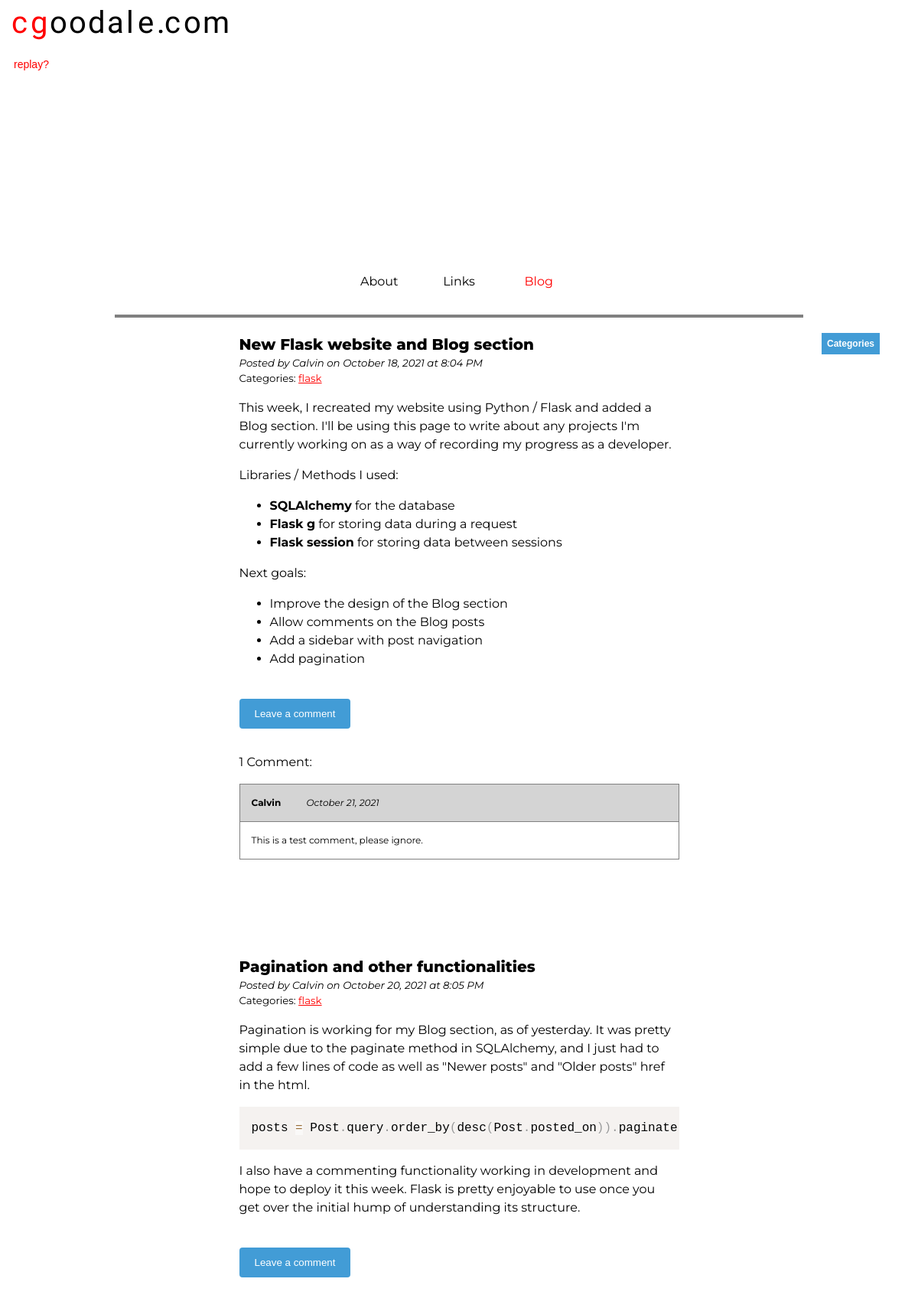
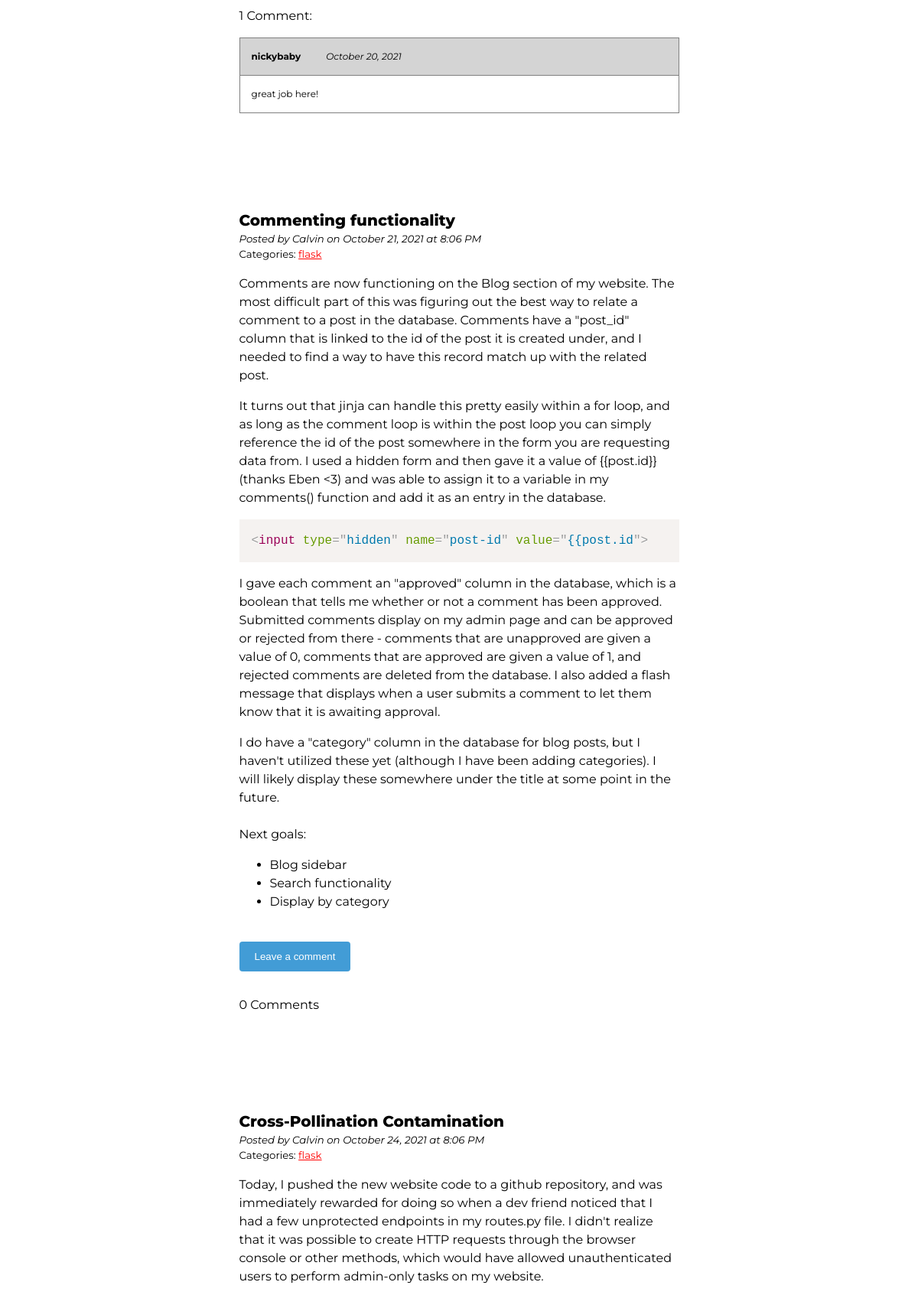
Screenshot of /blog/category/flask (upper part) with the database file from the repository (2 pictures, top to bottom).
### calblog/models.py (models this page shows, shortened)
class Post(db.Model):
    id = db.Column(db.Integer, primary_key=True)
    title = db.Column(db.String(100), nullable=False, unique=True)
    content = db.Column(db.Text, nullable=False)
    posted_on = db.Column(db.DateTime, nullable=False)
    categories = db.relationship('Categories', backref=db.backref('post',lazy=True, passive_deletes=True))
    comment_count = db.Column(db.Integer, nullable=False, default=0)
    comments = db.relationship('Comment', backref=db.backref('post',lazy=True, passive_deletes=True))

class Categories(db.Model):
    id = db.Column(db.Integer, primary_key=True)
    post_id = db.Column(db.Integer, db.ForeignKey('post.id', ondelete='CASCADE'), nullable=False)
    category = db.Column(db.String(100), nullable=False)

class Comment(db.Model):
    id = db.Column(db.Integer, primary_key=True)
    name = db.Column(db.String(25), unique=False, nullable=False)
    message = db.Column(db.Text, nullable=False)
    post_id = db.Column(db.Integer, db.ForeignKey('post.id', ondelete='CASCADE'), nullable=False)
    date_pub = db.Column(db.DateTime, nullable=False, default=datetime.utcnow)
    approved = db.Column(db.Boolean, default=False, nullable=False)

### calblog/routes.py (the view)
@app.route('/blog/category/<category>', methods=['GET'])
def category(category):
    page = request.args.get('page', 1, type=int)
    posts = Post.query.join(Categories, Categories.post_id == Post.id).filter(Categories.category == category).paginate(page, 5, False)
    comments = Comment.query.all()
    categories = Categories.query.all()
    unique_categories = Categories.query.with_entities(Categories.category).distinct()
    next_url = url_for('blog', page=posts.next_num) if posts.has_next else None
    prev_url = url_for('blog', page=posts.prev_num) if posts.has_prev else None
    return render_template('blog.html', posts=posts.items, comments=comments, next_url=next_url, prev_url=prev_url,  categories=categories, unique_categories=unique_categories)

### calblog/routes.py (called while the page is built)
@app.before_request
def before_request():
    print(session)
    g.user = None
    if 'user_id' in session:
        user = [x for x in get_users() if x.id == session['user_id']][0]
        g.user = user

### calblog/templates/blog.html (shortened to what this page needs)
{% extends 'base.html' %}
{% block body %}
<body>
    <section class="top">
        <div class="container">
	        {% include 'header.html' %}
	        <div class="navbar">
		        <ul>
        		  <li><a href="/">About</a></li>
        		  <li><a href="/links">Links</a></li>
        		  <li><a class="active" href="/blog">Blog</a></li>
	        	</ul>
        	</div>
	</section>
	<section class="middle">
	    <div class="container">
	        <article class="posts">
                <div class="categories">
                    <div class="dropdown">
                        <button class="dropbtn"><b>Categories</b></button>
                    </div>
                </div>
                <div class="post-section">
                    {% for post in posts %}
                    <h1 class="post-title">{{post.title}}</h1>
                    <p class="post-author"><i>Posted by Calvin on {{post.posted_on.strftime('%B %d, %Y at %-I:%M %p')}}</i></p>
                    <p class="post-category">Categories:
                    {% for category in categories %}
                        {% if category.post_id == post.id %}
                            <a href="/blog/category/{{category.category}}">{{category.category}}</a>
                        {% endif %}
                    {% endfor %}
                    <p class="post-content">{{post.content|safe}}</p>
                    <br>
                    <button class="open-button" name="{{post.id}}" id="but{{post.id}}" onclick="toggleText(name)">Leave a comment</button>
                    <div class="comment-section">
                        {% if post.comment_count == 0 %}
                            <p>{{post.comment_count}} Comments</p>
                        {% elif post.comment_count == 1 %}
                            <p>{{post.comment_count}} Comment:</p>
                        {% else %}
                            <p>{{post.comment_count}} Comments:</p>
                        {% endif %}
                        {% for comment in comments %}
                            {% if (comment.post_id == post.id) and (comment.approved == 1) %}
                            <table class="comment">
                                <thead>
                                    <tr>
                                        <td><b>{{comment.name}}</b> <i style="font-size:12px; margin-left: 2.5em;">{{comment.date_pub.strftime('%B %d, %Y')}}</i></td>
                                    </tr>
                                </thead>
                                <tbody>
                                    <tr>
                                        <td>{{comment.message}}</td>
                                    </tr>
                                </tbody>
                            </table>
                            {% endif %}
                        {% endfor %}
                    </div>
                    {% endfor %}
                </div>
            </article>
		</div>
	</section>
</body>
{% endblock %}

### calblog/static/css/main.css (style rules this page uses)
html { width: 100vw; overflow-x: hidden; }
:root { font-size: 16px; list-style-type: none; }
h1 { font-weight: 800; }
body { font-family: "Montserrat", Arial, sans-serif; font-weight: 400; line-height: 1.5; margin: 0; }
section a { text-decoration: underline; color: red; }
.navbar { position: relative; width: 75%; text-align: center; border-bottom: 4px solid gray; margin: 0 auto; }
.navbar ul { list-style-type: none; overflow: hidden; padding: 15px; }
.navbar li { width: 100px; display: inline-block; }
.navbar li a { padding: 14px 19px; text-align: center; text-decoration: none; color: black; }
.navbar li a.active { color: red; }
.container { margin-right: auto; margin-left: auto; padding-left: 15px; padding-right: 15px; }
.middle { text-align: left; }
.middle .posts { margin: 0 auto; max-width: 575px; }
.post-title { margin-bottom: 0; font-size: 20px; }
.post-author, .post-category { margin: 0; font-size: smaller; }
.categories { position: absolute; right: 50px; }
.dropbtn { background-color: #429cd6; color: white; padding: 7px; font-size: 12px; border: none; }
.dropdown { position: relative; display: inline-block; }
table.comment { width: 100%; background: #ffffff; border-collapse: collapse; border-width: 1px; border-color: #808080; border-style: dashed; color: #000000; font-size: 12px; }
table.comment td, table.comment th { border-width: 1px; border-color: #808080; border-style: solid; padding: 15px; }
table.comment thead { background: #d4d4d4; }
.open-button, input[type=submit] { background: #429cd6; color: white; padding: 12px 20px; border: none; border-radius: 4px; cursor: pointer; margin-bottom: 16px; }
.flash-message, .post-section { margin-bottom: 16px; }
.comment-section { margin-bottom: 125px; }

### calblog/static/css/prism.css (style rules this page uses)
code[class*=language-],pre[class*=language-] { color:#000;background:0 0;text-shadow:0 1px #fff;font-family:Consolas,Monaco,'Andale Mono','Ubuntu Mono',monospace;font-size:1em;text-align:left;white-space:pre;word-spacing:normal;word-break:normal;word-wrap:normal;line-height:1.5;-moz-tab-size:4;-o-tab-size:4;tab-size:4;-webkit-hyphens:none;-moz-hyphens:none;-ms-hyphens:none;hyphens:none }
pre[class*=language-] { padding:1em;margin:.5em 0;overflow:auto }
:not(pre)>code[class*=language-],pre[class*=language-] { background:#f5f2f0 }

### rows the page displays
Post: title "New Flask website and Blog section", posted_on "October 18, 2021 at 8:04 PM", content "This week, I recreated my website using Python / Flask and added a Blog section. I'll be using this page to write about any projects I'm currently working on as a way of recording my progress as a developer. Libraries / Methods I used: SQLAlchemy for the database Flask g for storing data during a request Flask session for storing data between sessions Next goals: Improve the design of the Blog section Allow comments on the Blog posts Add a sidebar with post navigation Add pagination", comment_count "1"
Categories: category "flask"
Comment: name "Calvin", date_pub "October 21, 2021", message "This is a test comment, please ignore."
Post: title "Pagination and other functionalities", posted_on "October 20, 2021 at 8:05 PM", content "Pagination is working for my Blog section, as of yesterday. It was pretty simple due to the paginate method in SQLAlchemy, and I just had to add a few lines of code as well as \"Newer posts\" and \"Older posts\" href in the html. posts = Post . query . order_by ( desc ( Post . posted_on ) ) . paginate I also have a commenting functionality working in development and hope to deploy it this week . Flask is pretty enjoyable to use once you get over the initial hump of understanding its structure.", comment_count "1"
Categories: category "flask"
Comment: name "nickybaby", date_pub "October 20, 2021", message "great job here!"
Post: title "Commenting functionality", posted_on "October 21, 2021 at 8:06 PM", content "Comments are now functioning on the Blog section of my website. The most difficult part of this was figuring out the best way to relate a comment to a post in the database. Comments have a \"post_id\" column that is linked to the id of the post it is created under, and I needed to find a way to have this record match up with the related post. It turns out that jinja can handle this pretty easily within a for loop, and as long as the comment loop is within the post loop you can simply reference the id of the post somewhere in the form you are requesting data from. I used a hidden form and then gave it a value of {{post.id}} (thanks Eben <3) and was able to assign it to a variable in my…", comment_count "0"
Categories: category "flask"
Post: title "Cross-Pollination Contamination", posted_on "October 24, 2021 at 8:06 PM", content "Today, I pushed the new website code to a github repository, and was immediately rewarded for doing so when a dev friend noticed that I had a few unprotected endpoints in my routes.py file. I didn't realize that it was possible to create HTTP requests through the browser console or other methods, which would have allowed unauthenticated users to perform admin-only tasks on my website."
Categories: category "flask"
